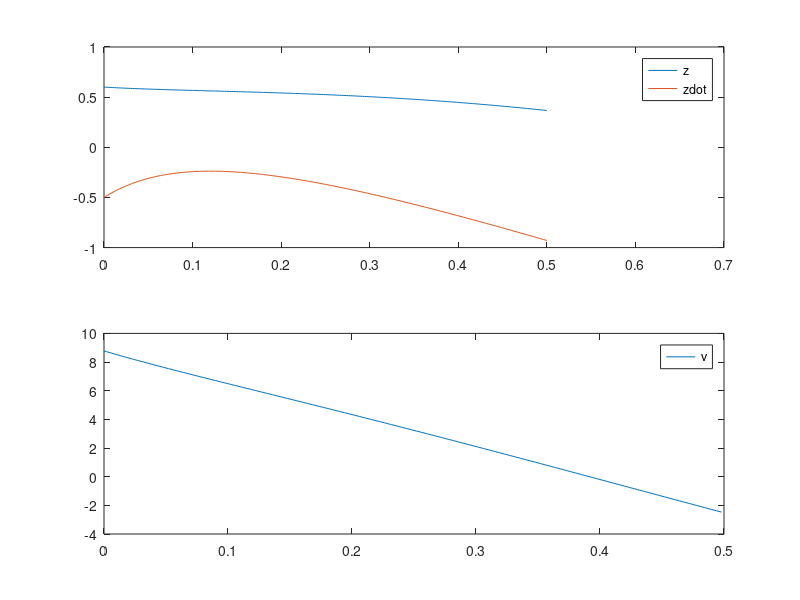

This chart was generated by the following MATLAB code:
function startercode035604
[T,X,U,XFORDISPLAY] = RunSimulation;
PlotResults(T,X,U);
z = mat2str(XFORDISPLAY(1),8)
zdot = mat2str(XFORDISPLAY(2),8)
end

function [actuators,data] = initControlSystem(sensors,references,parameters,data)
%%%%%%%%%%%%%%%%%%
% MODIFY
data.A = [0, 1; 10*sin(.5), -10];
data.B = [0; 1];
data.C = [0, 1];
data.xhat = [0;0];
data.u = 0;

qC = eye(length(data.A - 1));
rC = 3.6;

qO = 9.2;
rO = eye(length(data.A - 1));

data.K = lqr(data.A, data.B, qC, rC);
data.L = lqr(data.A', data.C', inv(rO), inv(qO))';
%
%%%%%%%%%%%%%%%%%%
[actuators,data] = runControlSystem(sensors,references,parameters,data);
end

function [actuators,data] = runControlSystem(sensors,references,parameters,data)
%%%%%%%%%%%%%%%%%%
% MODIFY
zE = 0.5;
vE = 10*cos(zE);
u = -data.K * data.xhat;
y = sensors.z - 0;
data.xhat=data.xhat+(data.A*data.xhat+data.B*u-data.L*(data.C*data.xhat-y))*parameters.tStep;
actuators.v = u + vE;
%
%%%%%%%%%%%%%%%%%%
end

function [T,X,U,XFORDISPLAY] = RunSimulation
[t,x,tStep,nSteps,nStepsForDisplay] = InitSimulation;
T = t;
X = x;
U = [];
controller.init = @initControlSystem;
controller.run = @runControlSystem;
controller.sensors = GetSensors(t,x);
controller.references = struct;
controller.parameters = struct('tStep',tStep);
controller.data = struct;
[controller.actuators,controller.data] = ...
    controller.init(controller.sensors, ...
                    controller.references, ...
                    controller.parameters, ...
                    controller.data);
for iStep = 1:nSteps
    u = GetInput(controller.actuators);
    [t,x] = ode45(@(t,x) GetXDot(t,x,u),[t t+tStep],x);
    t = t(end);
    x = x(end,:)';
    controller.sensors = GetSensors(t,x);
    [controller.actuators,controller.data] = ...
    controller.run(controller.sensors, ...
                    controller.references, ...
                    controller.parameters, ...
                    controller.data);
    T = [T t];
    X = [X x];
    U = [U u];
    if iStep==nStepsForDisplay
        XFORDISPLAY = x;
    end
end
end

function [t,x,tStep,nSteps,nStepsForDisplay] = InitSimulation
t = 0;
x = [0.60; -0.50];
tStep = 0.002;
nStepsForDisplay = 25;
nSteps = 250;
end

function u = GetInput(actuators)
u = actuators.v;
end

function sensors = GetSensors(t,x)
sensors.t = t;
sensors.z = x(1);
end

function xdot = GetXDot(t,x,u)
xdot = [x(2); (1/1)*(-(10*x(2)+10*cos(x(1)))+u(1))];
end

function PlotResults(T,X,U)
clf;
subplot(2,1,1);
plot(T,X);
legend('z','zdot');
subplot(2,1,2);
plot(T(1:end-1),U);
legend('v');
end
